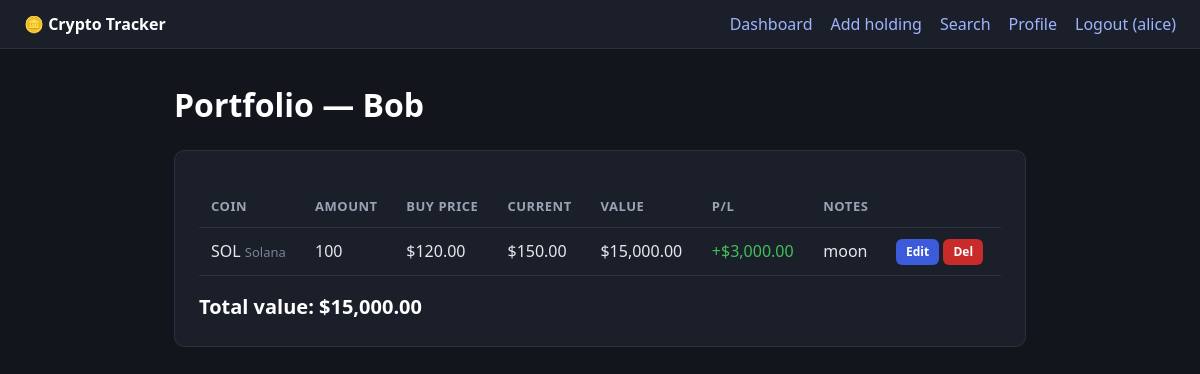
The app's page /dashboard.php?user_id=3 (signed in) with its own data.
### tables this page shows
CREATE TABLE users (
    id            INT AUTO_INCREMENT PRIMARY KEY,
    username      VARCHAR(50) UNIQUE NOT NULL,
    password      VARCHAR(255) NOT NULL,        
    display_name  VARCHAR(100) DEFAULT '',      
    created_at    TIMESTAMP DEFAULT CURRENT_TIMESTAMP
);

CREATE TABLE holdings (
    id        INT AUTO_INCREMENT PRIMARY KEY,
    user_id   INT NOT NULL,
    coin_id   INT NOT NULL,
    amount    DECIMAL(18,8) NOT NULL,
    buy_price DECIMAL(18,2) NOT NULL,
    notes     TEXT DEFAULT '',        
    FOREIGN KEY (user_id) REFERENCES users(id),
    FOREIGN KEY (coin_id) REFERENCES coins(id)
);

CREATE TABLE coins (
    id      INT AUTO_INCREMENT PRIMARY KEY,
    symbol  VARCHAR(10) NOT NULL,    
    name    VARCHAR(50) NOT NULL,
    price   DECIMAL(18,2) NOT NULL   
);

### dashboard.php (the view, shortened to what this page needs)
<?php
require 'config.php';
$uid = $_GET['user_id'] ?? $_SESSION['user_id'];
$ures = mysqli_query($conn, "SELECT * FROM users WHERE id = $uid");
$viewed = $ures ? mysqli_fetch_assoc($ures) : null;
$q = "SELECT h.*, c.symbol, c.name AS coin_name, c.price AS current_price
      FROM holdings h
      JOIN coins c ON c.id = h.coin_id
      WHERE h.user_id = $uid
      ORDER BY h.id";
$res = mysqli_query($conn, $q);
$total = 0.0;
$rows  = [];
if ($res) {
    while ($r = mysqli_fetch_assoc($res)) {
        $r['value'] = $r['amount'] * $r['current_price'];
        $r['pl']    = ($r['current_price'] - $r['buy_price']) * $r['amount'];
        $total += $r['value'];
        $rows[] = $r;
    }
}
?>
<!doctype html>
<html>
<head>
  <link rel="stylesheet" href="style.css">
</head>
<body>
  <div class="nav">
    <span class="brand">🪙 Crypto Tracker</span>
    <a href="dashboard.php">Dashboard</a>
    <a href="add_holding.php">Add holding</a>
    <a href="search.php">Search</a>
    <a href="profile.php">Profile</a>
    <a href="logout.php">Logout (<?php echo $_SESSION['username']; ?>)</a>
  </div>
  <div class="wrap">
    <h1>Portfolio — <?php echo $viewed ? $viewed['display_name'] : 'Unknown'; ?></h1>
    <div class="card">
      <?php if (!$rows): ?>
        <p class="muted">No holdings yet. <a class="link" href="add_holding.php">Add one</a>.</p>
      <?php else: ?>
      <table>
        <tr>
          <th>Coin</th><th>Amount</th><th>Buy price</th><th>Current</th>
          <th>Value</th><th>P/L</th><th>Notes</th><th></th>
        </tr>
        <?php foreach ($rows as $r): ?>
        <tr>
          <td><?php echo $r['symbol']; ?> <span class="muted"><?php echo $r['coin_name']; ?></span></td>
          <td><?php echo rtrim(rtrim($r['amount'], '0'), '.'); ?></td>
          <td>$<?php echo number_format($r['buy_price'], 2); ?></td>
          <td>$<?php echo number_format($r['current_price'], 2); ?></td>
          <td>$<?php echo number_format($r['value'], 2); ?></td>
          <td class="<?php echo $r['pl'] >= 0 ? 'profit' : 'loss'; ?>">
            <?php echo ($r['pl'] >= 0 ? '+' : '') . '$' . number_format($r['pl'], 2); ?>
          </td>
          <td><?php echo $r['notes']; ?></td>
          <td>
            <a class="btn btn-sm" href="edit_holding.php?id=<?php echo $r['id']; ?>">Edit</a>
            <a class="btn btn-sm btn-danger" href="delete_holding.php?id=<?php echo $r['id']; ?>">Del</a>
          </td>
        </tr>
        <?php endforeach; ?>
      </table>
      <div class="total">Total value: $<?php echo number_format($total, 2); ?></div>
      <?php endif; ?>
    </div>
  </div>
</body>
</html>

### style.css (style rules this page uses)
* { box-sizing: border-box; }
body { margin: 0; font-family: system-ui, -apple-system, Segoe UI, Roboto, sans-serif; background: #12151c; color: #e6e8ee; line-height: 1.5; }
.nav { background: #1b1f2a; border-bottom: 1px solid #2a3040; padding: 12px 24px; display: flex; gap: 18px; align-items: center; }
.nav a { color: #9fb4ff; text-decoration: none; font-weight: 500; }
.nav .brand { font-weight: 700; color: #fff; margin-right: auto; }
.wrap { max-width: 900px; margin: 32px auto; padding: 0 24px; }
h1, h2 { color: #fff; font-weight: 600; }
.card { background: #1b1f2a; border: 1px solid #2a3040; border-radius: 10px; padding: 24px; margin-bottom: 24px; }
button, .btn { display: inline-block; margin-top: 16px; padding: 9px 18px; background: #3b5bdb; color: #fff; border: none; border-radius: 6px; font-size: 14px; font-weight: 600; cursor: pointer; text-decoration: none; }
.btn-danger { background: #c92a2a; }
.btn-sm { padding: 4px 10px; font-size: 12px; margin-top: 0; }
table { width: 100%; border-collapse: collapse; margin-top: 12px; }
th, td { padding: 10px 12px; text-align: left; border-bottom: 1px solid #2a3040; }
th { color: #9aa3b5; font-size: 13px; text-transform: uppercase; letter-spacing: .04em; }
.total { font-size: 20px; font-weight: 700; color: #fff; margin-top: 16px; }
.profit { color: #40c057; }
.muted { color: #7a8296; font-size: 13px; }

### records on screen
users: display_name "Bob"
holdings: coin.symbol "SOL", coin.name "Solana", amount "100", buy_price "120.00", coin.price "150.00", value "15,000.00", pl "3,000.00", notes "moon"

### other values on screen
$_SESSION['username'] "alice"
$total "15,000.00"
